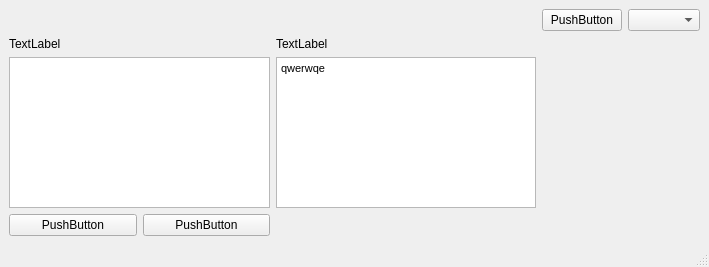
<?xml version="1.0" encoding="UTF-8"?>
<ui version="4.0">
 <class>MainWindow</class>
 <widget class="QMainWindow" name="MainWindow">
  <property name="geometry">
   <rect>
    <x>0</x>
    <y>0</y>
    <width>709</width>
    <height>267</height>
   </rect>
  </property>
  <property name="windowTitle">
   <string>MainWindow</string>
  </property>
  <widget class="QWidget" name="centralwidget">
   <layout class="QGridLayout" name="gridLayout">
    <item row="0" column="4">
     <widget class="QComboBox" name="comboBox"/>
    </item>
    <item row="0" column="3">
     <widget class="QPushButton" name="pushButton_2">
      <property name="text">
       <string>PushButton</string>
      </property>
     </widget>
    </item>
    <item row="3" column="2">
     <layout class="QGridLayout" name="gridLayout_2">
      <item row="1" column="1">
       <widget class="QLabel" name="label_2">
        <property name="text">
         <string>TextLabel</string>
        </property>
       </widget>
      </item>
      <item row="1" column="2">
       <widget class="QLabel" name="label">
        <property name="text">
         <string>TextLabel</string>
        </property>
       </widget>
      </item>
      <item row="2" column="1">
       <widget class="QTextEdit" name="textEdit"/>
      </item>
      <item row="3" column="1">
       <layout class="QHBoxLayout" name="horizontalLayout_4">
        <item>
         <widget class="QPushButton" name="pushButton_3">
          <property name="text">
           <string>PushButton</string>
          </property>
         </widget>
        </item>
        <item>
         <widget class="QPushButton" name="pushButton">
          <property name="text">
           <string>PushButton</string>
          </property>
         </widget>
        </item>
       </layout>
      </item>
      <item row="2" column="2">
       <widget class="QTextEdit" name="textEdit_2">
        <property name="html">
         <string>&lt;!DOCTYPE HTML PUBLIC &quot;-//W3C//DTD HTML 4.0//EN&quot; &quot;http://www.w3.org/TR/REC-html40/strict.dtd&quot;&gt;
&lt;html&gt;&lt;head&gt;&lt;meta name=&quot;qrichtext&quot; content=&quot;1&quot; /&gt;&lt;style type=&quot;text/css&quot;&gt;
p, li { white-space: pre-wrap; }
&lt;/style&gt;&lt;/head&gt;&lt;body style=&quot; font-family:'MS Shell Dlg 2'; font-size:8.25pt; font-weight:400; font-style:normal;&quot;&gt;
&lt;p style=&quot; margin-top:0px; margin-bottom:0px; margin-left:0px; margin-right:0px; -qt-block-indent:0; text-indent:0px;&quot;&gt;qwerwqe&lt;/p&gt;&lt;/body&gt;&lt;/html&gt;</string>
        </property>
        <property name="acceptRichText">
         <bool>true</bool>
        </property>
        <property name="textInteractionFlags">
         <set>Qt::TextSelectableByMouse</set>
        </property>
       </widget>
      </item>
     </layout>
    </item>
   </layout>
  </widget>
  <widget class="QStatusBar" name="statusbar"/>
 </widget>
 <resources/>
 <connections/>
</ui>
